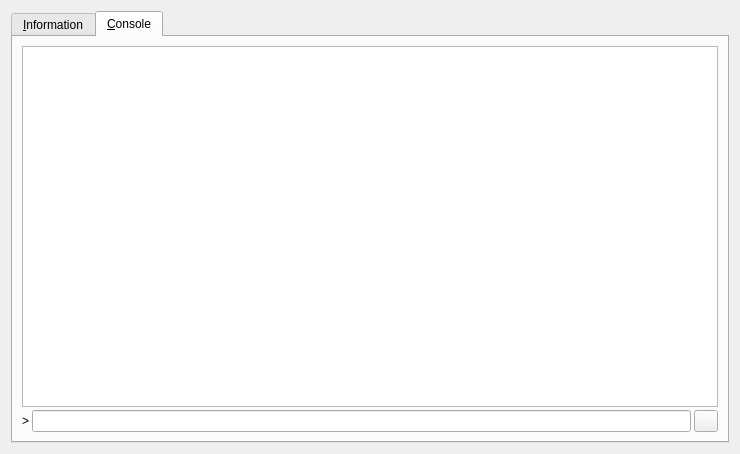
<?xml version="1.0" encoding="UTF-8"?>
<ui version="4.0">
 <class>RPCConsole</class>
 <widget class="QDialog" name="RPCConsole">
  <property name="geometry">
   <rect>
    <x>0</x>
    <y>0</y>
    <width>740</width>
    <height>454</height>
   </rect>
  </property>
  <property name="windowTitle">
   <string>BitcoinPRO - Debug window</string>
  </property>
  <layout class="QVBoxLayout" name="verticalLayout_2">
   <item>
    <widget class="QTabWidget" name="tabWidget">
     <property name="currentIndex">
      <number>1</number>
     </property>
     <widget class="QWidget" name="tab_info">
      <attribute name="title">
       <string>&amp;Information</string>
      </attribute>
      <layout class="QGridLayout" name="gridLayout" columnstretch="0,1">
       <property name="horizontalSpacing">
        <number>12</number>
       </property>
       <item row="0" column="0">
        <widget class="QLabel" name="label_9">
         <property name="font">
          <font>
           <weight>75</weight>
           <bold>true</bold>
          </font>
         </property>
         <property name="text">
          <string>BitcoinPRO Core</string>
         </property>
        </widget>
       </item>
       <item row="1" column="0">
        <widget class="QLabel" name="label_5">
         <property name="text">
          <string>Client name</string>
         </property>
        </widget>
       </item>
       <item row="1" column="1">
        <widget class="QLabel" name="clientName">
         <property name="cursor">
          <cursorShape>IBeamCursor</cursorShape>
         </property>
         <property name="text">
          <string>N/A</string>
         </property>
         <property name="textFormat">
          <enum>Qt::PlainText</enum>
         </property>
         <property name="textInteractionFlags">
          <set>Qt::LinksAccessibleByMouse|Qt::TextSelectableByKeyboard|Qt::TextSelectableByMouse</set>
         </property>
        </widget>
       </item>
       <item row="2" column="0">
        <widget class="QLabel" name="label_6">
         <property name="text">
          <string>Client version</string>
         </property>
        </widget>
       </item>
       <item row="2" column="1">
        <widget class="QLabel" name="clientVersion">
         <property name="cursor">
          <cursorShape>IBeamCursor</cursorShape>
         </property>
         <property name="text">
          <string>N/A</string>
         </property>
         <property name="textFormat">
          <enum>Qt::PlainText</enum>
         </property>
         <property name="textInteractionFlags">
          <set>Qt::LinksAccessibleByMouse|Qt::TextSelectableByKeyboard|Qt::TextSelectableByMouse</set>
         </property>
        </widget>
       </item>
       <item row="3" column="0">
        <widget class="QLabel" name="label_14">
         <property name="text">
          <string>Using OpenSSL version</string>
         </property>
         <property name="indent">
          <number>10</number>
         </property>
        </widget>
       </item>
       <item row="3" column="1">
        <widget class="QLabel" name="openSSLVersion">
         <property name="cursor">
          <cursorShape>IBeamCursor</cursorShape>
         </property>
         <property name="text">
          <string>N/A</string>
         </property>
         <property name="textFormat">
          <enum>Qt::PlainText</enum>
         </property>
         <property name="textInteractionFlags">
          <set>Qt::LinksAccessibleByMouse|Qt::TextSelectableByKeyboard|Qt::TextSelectableByMouse</set>
         </property>
        </widget>
       </item>
       <item row="4" column="0">
        <widget class="QLabel" name="label_12">
         <property name="text">
          <string>Build date</string>
         </property>
        </widget>
       </item>
       <item row="4" column="1">
        <widget class="QLabel" name="buildDate">
         <property name="cursor">
          <cursorShape>IBeamCursor</cursorShape>
         </property>
         <property name="text">
          <string>N/A</string>
         </property>
         <property name="textFormat">
          <enum>Qt::PlainText</enum>
         </property>
         <property name="textInteractionFlags">
          <set>Qt::LinksAccessibleByMouse|Qt::TextSelectableByKeyboard|Qt::TextSelectableByMouse</set>
         </property>
        </widget>
       </item>
       <item row="5" column="0">
        <widget class="QLabel" name="label_13">
         <property name="text">
          <string>Startup time</string>
         </property>
        </widget>
       </item>
       <item row="5" column="1">
        <widget class="QLabel" name="startupTime">
         <property name="cursor">
          <cursorShape>IBeamCursor</cursorShape>
         </property>
         <property name="text">
          <string>N/A</string>
         </property>
         <property name="textFormat">
          <enum>Qt::PlainText</enum>
         </property>
         <property name="textInteractionFlags">
          <set>Qt::LinksAccessibleByMouse|Qt::TextSelectableByKeyboard|Qt::TextSelectableByMouse</set>
         </property>
        </widget>
       </item>
       <item row="6" column="0">
        <widget class="QLabel" name="label_11">
         <property name="font">
          <font>
           <weight>75</weight>
           <bold>true</bold>
          </font>
         </property>
         <property name="text">
          <string>Network</string>
         </property>
        </widget>
       </item>
       <item row="7" column="0">
        <widget class="QLabel" name="label_7">
         <property name="text">
          <string>Number of connections</string>
         </property>
        </widget>
       </item>
       <item row="7" column="1">
        <widget class="QLabel" name="numberOfConnections">
         <property name="cursor">
          <cursorShape>IBeamCursor</cursorShape>
         </property>
         <property name="text">
          <string>N/A</string>
         </property>
         <property name="textFormat">
          <enum>Qt::PlainText</enum>
         </property>
         <property name="textInteractionFlags">
          <set>Qt::LinksAccessibleByMouse|Qt::TextSelectableByKeyboard|Qt::TextSelectableByMouse</set>
         </property>
        </widget>
       </item>
       <item row="8" column="0">
        <widget class="QLabel" name="label_8">
         <property name="text">
          <string>On testnet</string>
         </property>
        </widget>
       </item>
       <item row="8" column="1">
        <widget class="QCheckBox" name="isTestNet">
         <property name="enabled">
          <bool>false</bool>
         </property>
         <property name="text">
          <string/>
         </property>
        </widget>
       </item>
       <item row="9" column="0">
        <widget class="QLabel" name="label_10">
         <property name="font">
          <font>
           <weight>75</weight>
           <bold>true</bold>
          </font>
         </property>
         <property name="text">
          <string>Block chain</string>
         </property>
        </widget>
       </item>
       <item row="10" column="0">
        <widget class="QLabel" name="label_3">
         <property name="text">
          <string>Current number of blocks</string>
         </property>
        </widget>
       </item>
       <item row="10" column="1">
        <widget class="QLabel" name="numberOfBlocks">
         <property name="cursor">
          <cursorShape>IBeamCursor</cursorShape>
         </property>
         <property name="text">
          <string>N/A</string>
         </property>
         <property name="textFormat">
          <enum>Qt::PlainText</enum>
         </property>
         <property name="textInteractionFlags">
          <set>Qt::LinksAccessibleByMouse|Qt::TextSelectableByKeyboard|Qt::TextSelectableByMouse</set>
         </property>
        </widget>
       </item>
       <item row="11" column="0">
        <widget class="QLabel" name="label_4">
         <property name="text">
          <string>Estimated total blocks</string>
         </property>
        </widget>
       </item>
       <item row="11" column="1">
        <widget class="QLabel" name="totalBlocks">
         <property name="cursor">
          <cursorShape>IBeamCursor</cursorShape>
         </property>
         <property name="text">
          <string>N/A</string>
         </property>
         <property name="textFormat">
          <enum>Qt::PlainText</enum>
         </property>
         <property name="textInteractionFlags">
          <set>Qt::LinksAccessibleByMouse|Qt::TextSelectableByKeyboard|Qt::TextSelectableByMouse</set>
         </property>
        </widget>
       </item>
       <item row="12" column="0">
        <widget class="QLabel" name="label_2">
         <property name="text">
          <string>Last block time</string>
         </property>
        </widget>
       </item>
       <item row="12" column="1">
        <widget class="QLabel" name="lastBlockTime">
         <property name="cursor">
          <cursorShape>IBeamCursor</cursorShape>
         </property>
         <property name="text">
          <string>N/A</string>
         </property>
         <property name="textFormat">
          <enum>Qt::PlainText</enum>
         </property>
         <property name="textInteractionFlags">
          <set>Qt::LinksAccessibleByMouse|Qt::TextSelectableByKeyboard|Qt::TextSelectableByMouse</set>
         </property>
        </widget>
       </item>
       <item row="13" column="0">
        <spacer name="verticalSpacer_2">
         <property name="orientation">
          <enum>Qt::Vertical</enum>
         </property>
         <property name="sizeHint" stdset="0">
          <size>
           <width>20</width>
           <height>20</height>
          </size>
         </property>
        </spacer>
       </item>
       <item row="14" column="0">
        <widget class="QLabel" name="labelDebugLogfile">
         <property name="font">
          <font>
           <weight>75</weight>
           <bold>true</bold>
          </font>
         </property>
         <property name="text">
          <string>Debug log file</string>
         </property>
        </widget>
       </item>
       <item row="15" column="0">
        <widget class="QPushButton" name="openDebugLogfileButton">
         <property name="toolTip">
          <string>Open the BitcoinPRO debug log file from the current data directory. This can take a few seconds for large log files.</string>
         </property>
         <property name="text">
          <string>&amp;Open</string>
         </property>
         <property name="autoDefault">
          <bool>false</bool>
         </property>
        </widget>
       </item>
       <item row="16" column="0">
        <widget class="QLabel" name="labelCLOptions">
         <property name="font">
          <font>
           <weight>75</weight>
           <bold>true</bold>
          </font>
         </property>
         <property name="text">
          <string>Command-line options</string>
         </property>
        </widget>
       </item>
       <item row="17" column="0">
        <widget class="QPushButton" name="showCLOptionsButton">
         <property name="toolTip">
          <string>Show the BitcoinPRO-Qt help message to get a list with possible BitcoinPRO command-line options.</string>
         </property>
         <property name="text">
          <string>&amp;Show</string>
         </property>
         <property name="autoDefault">
          <bool>false</bool>
         </property>
        </widget>
       </item>
       <item row="18" column="0">
        <spacer name="verticalSpacer">
         <property name="orientation">
          <enum>Qt::Vertical</enum>
         </property>
         <property name="sizeHint" stdset="0">
          <size>
           <width>20</width>
           <height>40</height>
          </size>
         </property>
        </spacer>
       </item>
      </layout>
     </widget>
     <widget class="QWidget" name="tab_console">
      <attribute name="title">
       <string>&amp;Console</string>
      </attribute>
      <layout class="QVBoxLayout" name="verticalLayout_3">
       <property name="spacing">
        <number>3</number>
       </property>
       <item>
        <widget class="QTextEdit" name="messagesWidget">
         <property name="minimumSize">
          <size>
           <width>0</width>
           <height>100</height>
          </size>
         </property>
         <property name="readOnly">
          <bool>true</bool>
         </property>
         <property name="tabKeyNavigation" stdset="0">
          <bool>false</bool>
         </property>
         <property name="columnCount" stdset="0">
          <number>2</number>
         </property>
        </widget>
       </item>
       <item>
        <layout class="QHBoxLayout" name="horizontalLayout">
         <property name="spacing">
          <number>3</number>
         </property>
         <item>
          <widget class="QLabel" name="label">
           <property name="text">
            <string notr="true">&gt;</string>
           </property>
          </widget>
         </item>
         <item>
          <widget class="QLineEdit" name="lineEdit"/>
         </item>
         <item>
          <widget class="QPushButton" name="clearButton">
           <property name="maximumSize">
            <size>
             <width>24</width>
             <height>24</height>
            </size>
           </property>
           <property name="toolTip">
            <string>Clear console</string>
           </property>
           <property name="text">
            <string/>
           </property>
           <property name="icon">
            <iconset resource="../bitcoin.qrc">
             <normaloff>:/icons/remove</normaloff>:/icons/remove</iconset>
           </property>
           <property name="shortcut">
            <string notr="true">Ctrl+L</string>
           </property>
           <property name="autoDefault">
            <bool>false</bool>
           </property>
          </widget>
         </item>
        </layout>
       </item>
      </layout>
     </widget>
    </widget>
   </item>
  </layout>
 </widget>
 <resources>
  <include location="../bitcoin.qrc"/>
 </resources>
 <connections/>
</ui>
